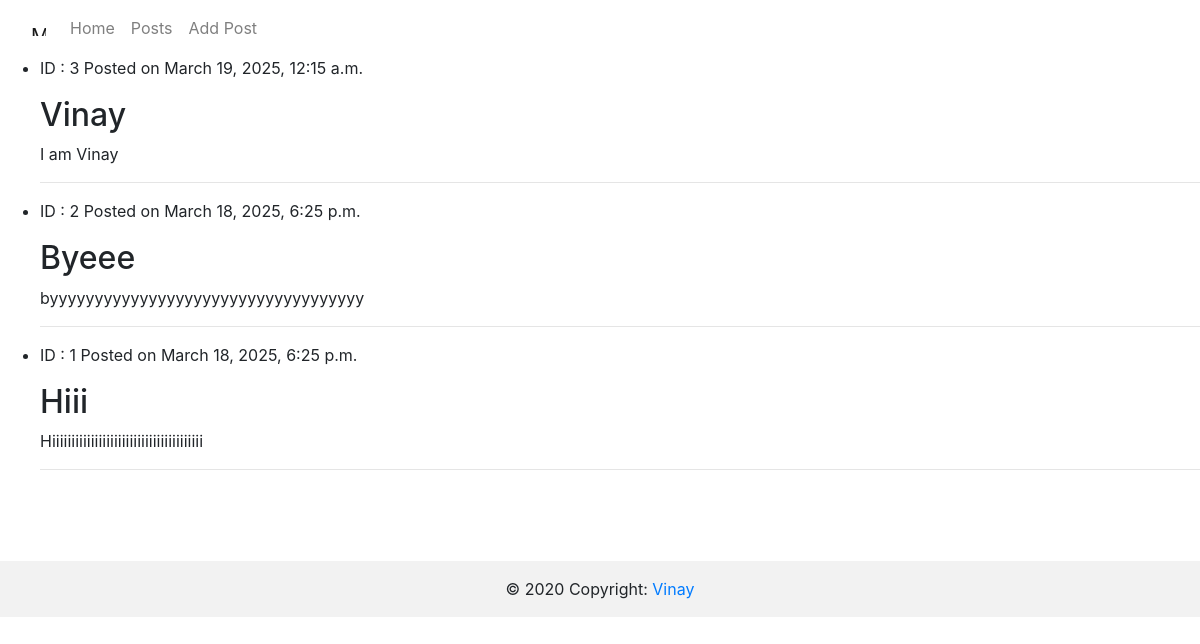
The app's page /posts/, older data.
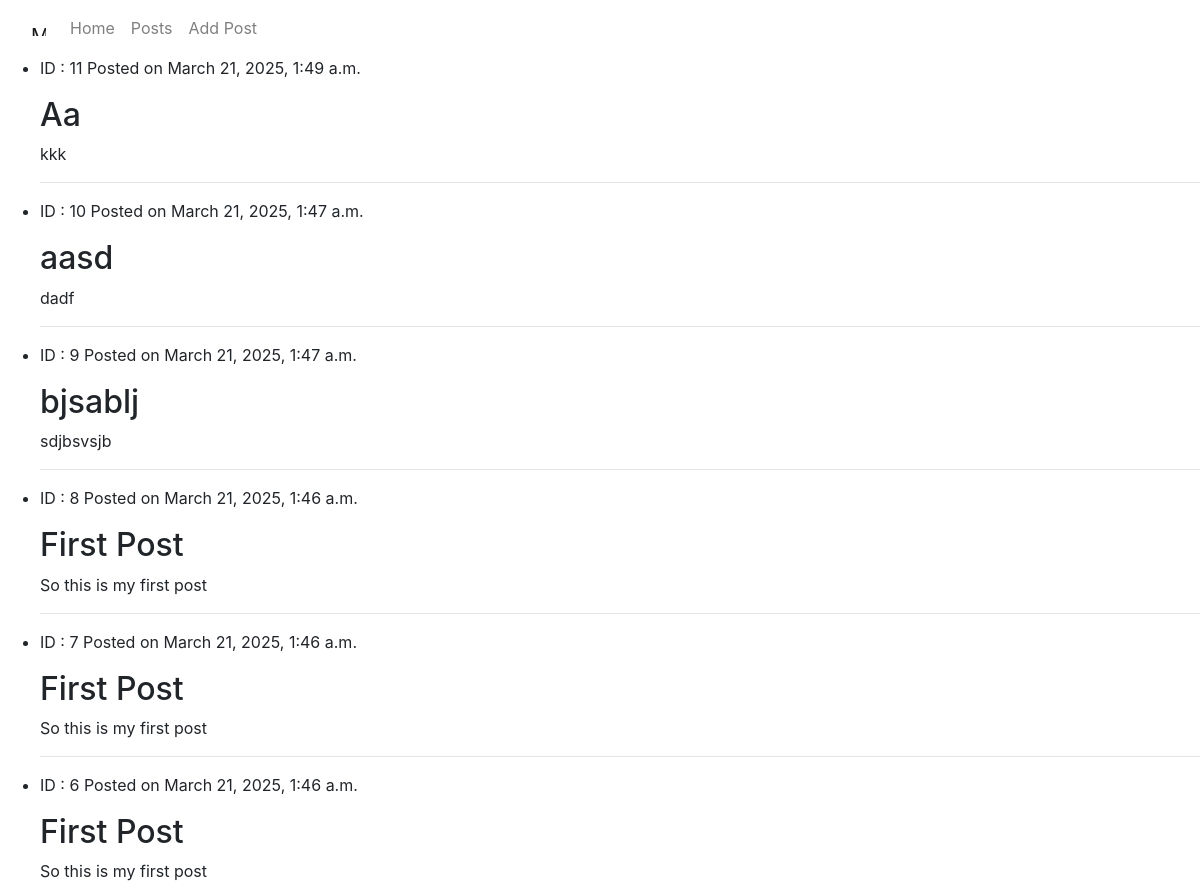
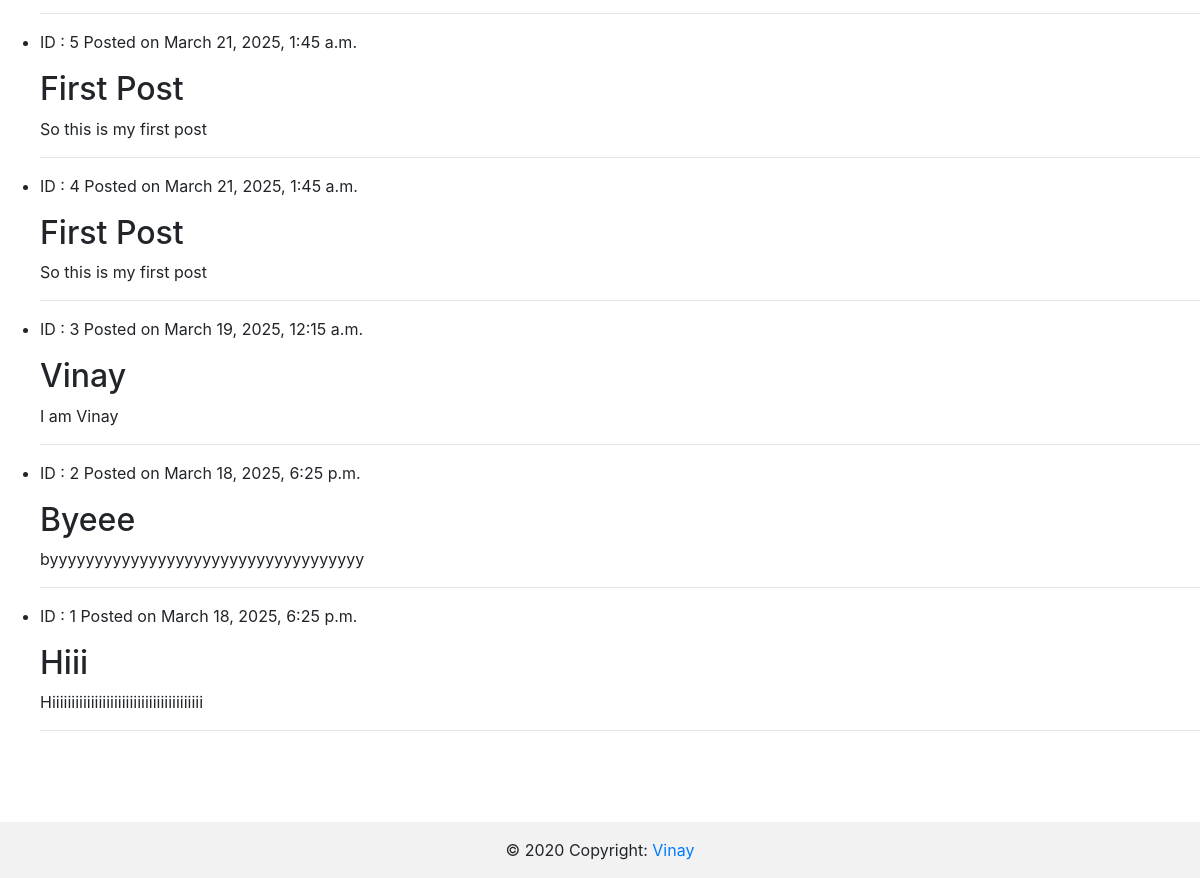
The same page, newer data (2 pictures, top to bottom).
### blogger/models.py (models this page shows, shortened)
class Post(models.Model):
    title = models.CharField(max_length=100)
    date = models.DateTimeField()
    text = models.TextField()

### blogger/views.py (the view)
# urls.py: path('posts/', views.getPost, name='getPost'),
def getPost(request):
    if request.method == 'GET':
        posts = Post.objects.all().values()
        return render(request, 'posts.html', {'posts': posts[::-1]})
    else:
        return HttpResponse('Invalid request method')

### blogger/templates/posts.html
{% extends "base.html" %}
{% block content %}
{% for post in posts %}
    <ul>
        <li><p>ID : {{ post.id }} Posted on {{ post.date }}</p>
          <h2>{{ post.title }}</h2>
          <p>{{ post.text }}</p>
        </li>
        <hr>
    </ul>
{% endfor %}
</html>
{% endblock %}

### blogger/templates/base.html (shortened to what this page needs)
<html>
<head>
  <link rel="stylesheet" href="https://cdn.jsdelivr.net/npm/bootstrap@4.0.0/dist/css/bootstrap.min.css">
</head>
<body>
<nav class="navbar navbar-expand-lg navbar-light bg-body-tertiary">
  <div class="container-fluid">
    <div class="collapse navbar-collapse" id="navbarSupportedContent">
      <a class="navbar-brand mt-2 mt-lg-0" href="#">
        <img
          src="https://mdbcdn.b-cdn.net/img/logo/mdb-transaprent-noshadows.webp"
          height="15"
          alt="MDB Logo"
          loading="lazy"
        />
      </a>
      <ul class="navbar-nav me-auto mb-2 mb-lg-0">
        <li class="nav-item">
          <a class="nav-link" href="/">Home</a>
        </li>
        <li class="nav-item">
          <a class="nav-link" href="/posts">Posts</a>
        </li>
        <li class="nav-item">
          <a class="nav-link" href="/add-post">Add Post</a>
        </li>
      </ul>
    </div>
</nav>
  {% block content %}
  {% endblock %}
  <footer>
    <footer class="text-center bg-body-tertiary">
      <div class="container pt-4">
        <section class="mb-4">
          <a
            data-mdb-ripple-init
            class="btn btn-link btn-floating btn-lg text-body m-1"
            href="#!"
            role="button"
            data-mdb-ripple-color="dark"
            ></a>
          <a
            data-mdb-ripple-init
            class="btn btn-link btn-floating btn-lg text-body m-1"
            href="#!"
            role="button"
            data-mdb-ripple-color="dark"
            ></a>
          <a
            data-mdb-ripple-init
            class="btn btn-link btn-floating btn-lg text-body m-1"
            href="#!"
            role="button"
            data-mdb-ripple-color="dark"
            ></a>
          <a
            data-mdb-ripple-init
            class="btn btn-link btn-floating btn-lg text-body m-1"
            href="#!"
            role="button"
            data-mdb-ripple-color="dark"
            ></a>
          <a
            data-mdb-ripple-init
            class="btn btn-link btn-floating btn-lg text-body m-1"
            href="#!"
            role="button"
            data-mdb-ripple-color="dark"
            ></a>
          <a
            data-mdb-ripple-init
            class="btn btn-link btn-floating btn-lg text-body m-1"
            href="#!"
            role="button"
            data-mdb-ripple-color="dark"
            ></a>
        </section>
      </div>
      <div class="text-center p-3" style="background-color: rgba(0, 0, 0, 0.05);">
        © 2020 Copyright:
        <a class="text-body" href="/">Vinay</a>
      </div>
    </footer>
  </footer>
</body>
</html>

Row changes from the older to the newer data that the page shows:
added Post: id "11", date "March 21, 2025, 1:49 a.m.", title "Aa", text "kkk"
added Post: id "10", date "March 21, 2025, 1:47 a.m.", title "aasd", text "dadf"
added Post: id "9", date "March 21, 2025, 1:47 a.m.", title "bjsablj", text "sdjbsvsjb"
added Post: id "8", date "March 21, 2025, 1:46 a.m.", title "First Post", text "So this is my first post"
added Post: id "7", date "March 21, 2025, 1:46 a.m.", title "First Post", text "So this is my first post"
added Post: id "6", date "March 21, 2025, 1:46 a.m.", title "First Post", text "So this is my first post"
added Post: id "5", date "March 21, 2025, 1:45 a.m.", title "First Post", text "So this is my first post"
added Post: id "4", date "March 21, 2025, 1:45 a.m.", title "First Post", text "So this is my first post"
